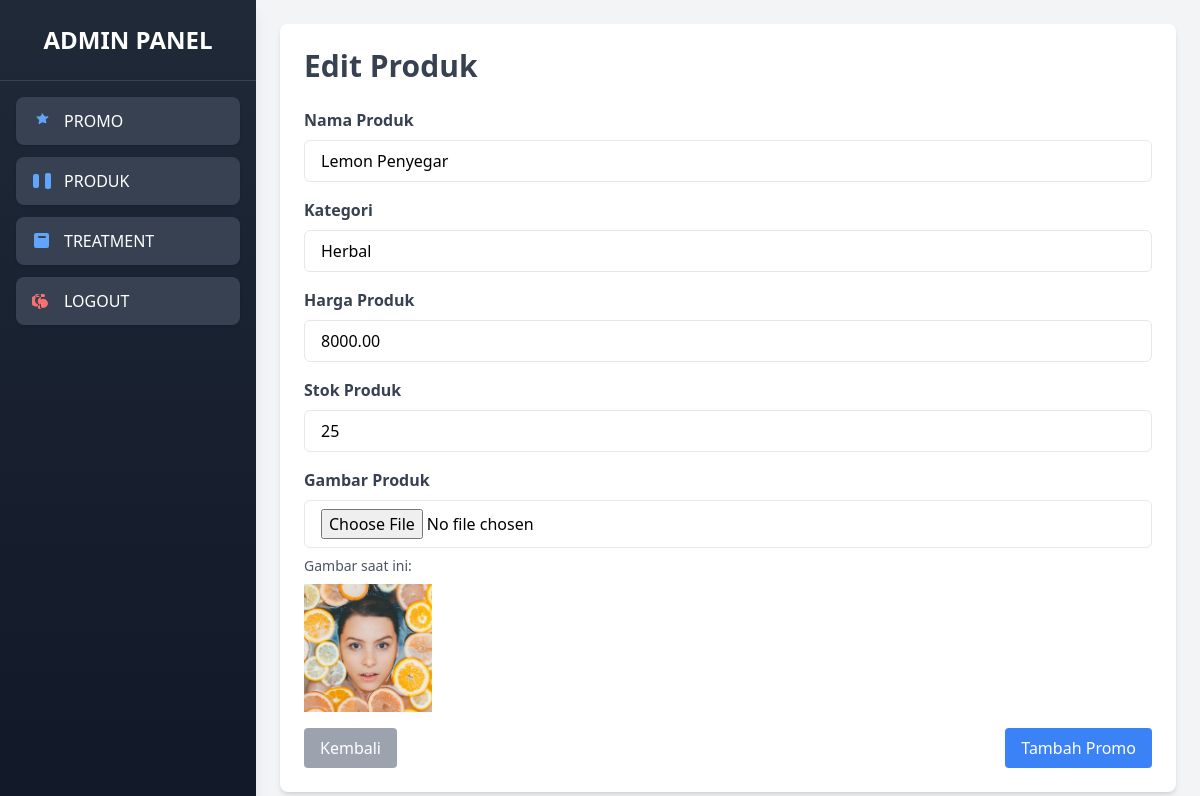
Page /admin/products/edit_product.php?id=13 (signed in) on the committed database.
### tables this page shows
CREATE TABLE `products` (
  `id` int(11) NOT NULL,
  `name` varchar(255) NOT NULL,
  `price` decimal(10,2) NOT NULL,
  `stock` int(11) NOT NULL,
  `image` varchar(255) NOT NULL,
  `created_at` timestamp NOT NULL DEFAULT current_timestamp(),
  `promo_id` int(11) DEFAULT NULL,
  `category` varchar(50) DEFAULT NULL
);

### admin/products/edit_product.php (the view, shortened to what this page needs)
<!DOCTYPE html>
<html lang="en">
<head>
    <script src="https://cdn.tailwindcss.com"></script>
</head>
<body class="bg-gray-100">
    <?php include "../sidebar.php"; ?>
    <div class="ml-64 p-6">
        <div class="bg-white shadow-md rounded-lg p-6">
            <h1 class="text-3xl font-bold text-gray-700 mb-6">Edit Produk</h1>
            <?php
            include '../../assets/db/database.php';
            $id = intval($_GET['id']);
            $result = $conn->query("SELECT * FROM products WHERE id = $id");
            $product = $result->fetch_assoc();
            ?>
            <form action="update_product.php" method="POST" enctype="multipart/form-data">
                <div class="mb-4">
                    <label class="block text-gray-700 font-semibold mb-2">Nama Produk</label>
                    <input type="text" name="name" value="<?= htmlspecialchars($product['name']) ?>" class="w-full px-4 py-2 border rounded-md focus:outline-none focus:ring focus:ring-blue-300" required>
                </div>
                <div class="mb-4">
                    <label class="block text-gray-700 font-semibold mb-2">Kategori</label>
                    <input type="text" name="category" value="<?= htmlspecialchars($product['category']) ?>" class="w-full px-4 py-2 border rounded-md focus:outline-none focus:ring focus:ring-blue-300" required>
                </div>
                <div class="mb-4">
                    <label class="block text-gray-700 font-semibold mb-2">Harga Produk</label>
                    <input type="number" name="price" value="<?= $product['price'] ?>" class="w-full px-4 py-2 border rounded-md focus:outline-none focus:ring focus:ring-blue-300" required>
                </div>
                <div class="mb-4">
                    <label class="block text-gray-700 font-semibold mb-2">Stok Produk</label>
                    <input type="number" name="stock" value="<?= $product['stock'] ?>" class="w-full px-4 py-2 border rounded-md focus:outline-none focus:ring focus:ring-blue-300" required>
                </div>
                <div class="mb-4">
                    <label class="block text-gray-700 font-semibold mb-2">Gambar Produk</label>
                    <input type="file" name="image" class="w-full px-4 py-2 border rounded-md focus:outline-none focus:ring focus:ring-blue-300">
                    <p class="text-sm text-gray-600 mt-2">Gambar saat ini:</p>
                    <img src="../../uploads/<?= htmlspecialchars($product['image']) ?>" alt="Gambar Produk" class="w-32 h-32 object-cover mt-2">
                </div>
                <div class="flex justify-between">
                    <a href="../dashboard.php" class="bg-gray-400 text-white py-2 px-4 rounded hover:bg-gray-500 transition">
                        Kembali
                    </a>
                    <button type="submit" class="bg-blue-500 text-white py-2 px-4 rounded hover:bg-blue-600 transition">
                        Tambah Promo
                    </button>
                </div>
            </form>
        </div>
    </div>
</body>
</html>

### rows in the picture
products: name "Lemon Penyegar", category "Herbal", price "8000.00", stock "25", image (picture)
